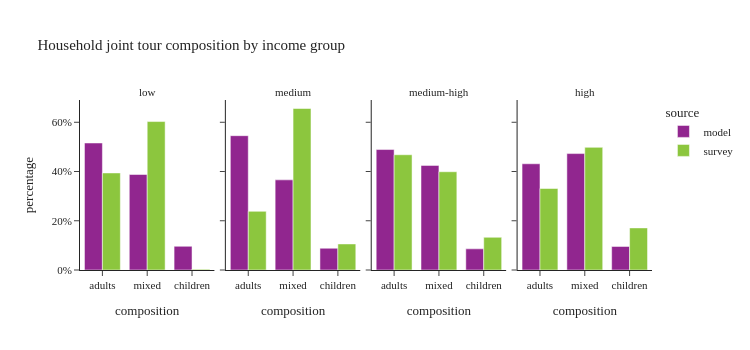

Source (notebook cell):
### Code cell
plot_joint_tour_segment(joint_tour_data, 'income_group', "Household joint tour composition by income group")

### Figure 1 — Plotly figure (JSON) as saved in the notebook; plotly's stock layout.template omitted (floating-point values rounded to 4 significant figures)
{"data": [{"alignmentgroup": "True", "customdata": [[7342], [5521], [1370]], "hovertemplate": "source=model<br>income_group=low<br>composition=%{x}<br>percentage=%{y}<br>sample_size=%{customdata[0]}<extra></extra>", "legendgroup": "model", "marker": {"color": "#91268F", "pattern": {"shape": ""}}, "name": "model", "offsetgroup": "model", "orientation": "v", "showlegend": true, "textposition": "auto", "type": "bar", "x": ["adults", "mixed", "children"], "xaxis": "x", "y": [0.5158, 0.3879, 0.09626], "yaxis": "y"}, {"alignmentgroup": "True", "customdata": [[12238], [8213], [1983]], "hovertemplate": "source=model<br>income_group=medium<br>composition=%{x}<br>percentage=%{y}<br>sample_size=%{customdata[0]}<extra></extra>", "legendgroup": "model", "marker": {"color": "#91268F", "pattern": {"shape": ""}}, "name": "model", "offsetgroup": "model", "orientation": "v", "showlegend": false, "textposition": "auto", "type": "bar", "x": ["adults", "mixed", "children"], "xaxis": "x2", "y": [0.5455, 0.3661, 0.08839], "yaxis": "y2"}, {"alignmentgroup": "True", "customdata": [[13803], [11987], [2423]], "hovertemplate": "source=model<br>income_group=medium-high<br>composition=%{x}<br>percentage=%{y}<br>sample_size=%{customdata[0]}<extra></extra>", "legendgroup": "model", "marker": {"color": "#91268F", "pattern": {"shape": ""}}, "name": "model", "offsetgroup": "model", "orientation": "v", "showlegend": false, "textposition": "auto", "type": "bar", "x": ["adults", "mixed", "children"], "xaxis": "x3", "y": [0.4892, 0.4249, 0.08588], "yaxis": "y3"}, {"alignmentgroup": "True", "customdata": [[13752], [15071], [3051]], "hovertemplate": "source=model<br>income_group=high<br>composition=%{x}<br>percentage=%{y}<br>sample_size=%{customdata[0]}<extra></extra>", "legendgroup": "model", "marker": {"color": "#91268F", "pattern": {"shape": ""}}, "name": "model", "offsetgroup": "model", "orientation": "v", "showlegend": false, "textposition": "auto", "type": "bar", "x": ["adults", "mixed", "children"], "xaxis": "x4", "y": [0.4314, 0.4728, 0.09572], "yaxis": "y4"}, {"alignmentgroup": "True", "customdata": [[34], [32], [3]], "hovertemplate": "source=survey<br>income_group=low<br>composition=%{x}<br>percentage=%{y}<br>sample_size=%{customdata[0]}<extra></extra>", "legendgroup": "survey", "marker": {"color": "#8CC63E", "pattern": {"shape": ""}}, "name": "survey", "offsetgroup": "survey", "orientation": "v", "showlegend": true, "textposition": "auto", "type": "bar", "x": ["adults", "mixed", "children"], "xaxis": "x", "y": [0.3942, 0.6029, 0.00289], "yaxis": "y"}, {"alignmentgroup": "True", "customdata": [[67], [52], [13]], "hovertemplate": "source=survey<br>income_group=medium<br>composition=%{x}<br>percentage=%{y}<br>sample_size=%{customdata[0]}<extra></extra>", "legendgroup": "survey", "marker": {"color": "#8CC63E", "pattern": {"shape": ""}}, "name": "survey", "offsetgroup": "survey", "orientation": "v", "showlegend": false, "textposition": "auto", "type": "bar", "x": ["adults", "mixed", "children"], "xaxis": "x2", "y": [0.2383, 0.6559, 0.1058], "yaxis": "y2"}, {"alignmentgroup": "True", "customdata": [[141], [89], [19]], "hovertemplate": "source=survey<br>income_group=medium-high<br>composition=%{x}<br>percentage=%{y}<br>sample_size=%{customdata[0]}<extra></extra>", "legendgroup": "survey", "marker": {"color": "#8CC63E", "pattern": {"shape": ""}}, "name": "survey", "offsetgroup": "survey", "orientation": "v", "showlegend": false, "textposition": "auto", "type": "bar", "x": ["adults", "mixed", "children"], "xaxis": "x3", "y": [0.4681, 0.3991, 0.1328], "yaxis": "y3"}, {"alignmentgroup": "True", "customdata": [[83], [57], [26]], "hovertemplate": "source=survey<br>income_group=high<br>composition=%{x}<br>percentage=%{y}<br>sample_size=%{customdata[0]}<extra></extra>", "legendgroup": "survey", "marker": {"color": "#8CC63E", "pattern": {"shape": ""}}, "name": "survey", "offsetgroup": "survey", "orientation": "v", "showlegend": false, "textposition": "auto", "type": "bar", "x": ["adults", "mixed", "children"], "xaxis": "x4", "y": [0.331, 0.498, 0.171], "yaxis": "y4"}], "layout": {"annotations": [{"font": {}, "showarrow": false, "text": "low", "x": 0.1175, "xanchor": "center", "xref": "paper", "y": 1.0, "yanchor": "bottom", "yref": "paper"}, {"font": {}, "showarrow": false, "text": "medium", "x": 0.3725, "xanchor": "center", "xref": "paper", "y": 1.0, "yanchor": "bottom", "yref": "paper"}, {"font": {}, "showarrow": false, "text": "medium-high", "x": 0.6275, "xanchor": "center", "xref": "paper", "y": 1.0, "yanchor": "bottom", "yref": "paper"}, {"font": {}, "showarrow": false, "text": "high", "x": 0.8825, "xanchor": "center", "xref": "paper", "y": 1.0, "yanchor": "bottom", "yref": "paper"}], "barmode": "group", "height": 350, "legend": {"title": {"text": "source"}, "tracegroupgap": 0}, "title": {"text": "Household joint tour composition by income group"}, "width": 750, "xaxis": {"anchor": "y", "domain": [0.0, 0.235], "title": {"text": "composition"}}, "xaxis2": {"anchor": "y2", "domain": [0.255, 0.49], "matches": "x", "title": {"text": "composition"}}, "xaxis3": {"anchor": "y3", "domain": [0.51, 0.745], "matches": "x", "title": {"text": "composition"}}, "xaxis4": {"anchor": "y4", "domain": [0.765, 1.0], "matches": "x", "title": {"text": "composition"}}, "yaxis": {"anchor": "x", "domain": [0.0, 1.0], "tickformat": ".0%", "title": {"text": "percentage"}}, "yaxis2": {"anchor": "x2", "domain": [0.0, 1.0], "matches": "y", "showticklabels": false, "tickformat": ".0%"}, "yaxis3": {"anchor": "x3", "domain": [0.0, 1.0], "matches": "y", "showticklabels": false}, "yaxis4": {"anchor": "x4", "domain": [0.0, 1.0], "matches": "y", "showticklabels": false}}}
